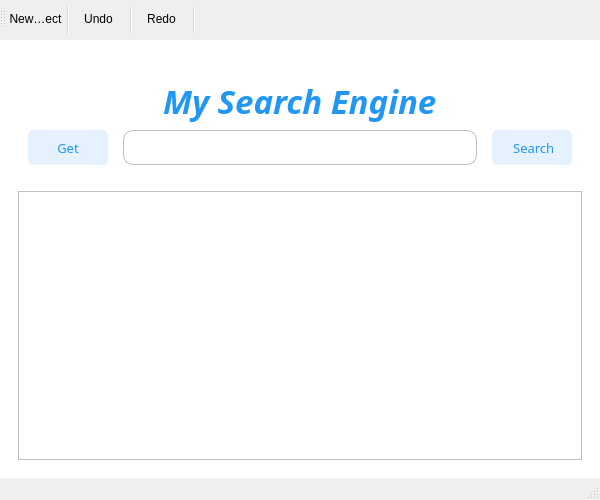
<?xml version="1.0" encoding="UTF-8"?>
<ui version="4.0">
 <class>Layout</class>
 <widget class="QMainWindow" name="Layout">
  <property name="geometry">
   <rect>
    <x>0</x>
    <y>0</y>
    <width>600</width>
    <height>500</height>
   </rect>
  </property>
  <property name="windowTitle">
   <string>Layout</string>
  </property>
  <property name="styleSheet">
   <string notr="true">QWidget #centralwidget,#page,#page_2{
	background-color: white;
}
QPushButton{
	background-color: #E5F1FC;
	border:0px solid white;
	color: #2196F3;
	border-radius: 5px;
}
QPushButton:hover{
	background-color: #D7EAFB;
	color: #158EF2;
}
QLineEdit{
   color: #69788F;
	padding:5px;
    background-color: white;
    border: 1px solid #BEBFC2;
	border-radius: 10px;
}
QToolBar{
	spacing:2px;/*调整工具栏按钮间距离*/
	border: 0px;
}
/*QToolBar上按钮属性设置*/
QToolBar QToolButton{
	margin-bottom:2px;/*调整按钮大小，防止QToolButton hover时遮住QToolBar自身边框*/
	border: none;/*去掉边框*/
	background:transparent;/*设置normal状态下背景色为透明色*/
        /*border-radius: 4px;边框圆角*/
    width: 50%;
    height: 35px;
}
QToolButton:hover{
    background: qlineargradient(x1:0, y1:0, x2:0, y2:1, stop:0 #eeeeee, stop:0.8 #ffffff);/*渐变背景色*/
}

/*QToolButton pressed伪状态时属性设置，注意hover伪状态设置一定要在pressed伪状态之前！！！！！！！！！！*/
QToolButton:pressed{
    background: qlineargradient(x1:0, y1:0, x2:0, y2:1, stop:0 #ffffff, stop:0.8 #dddddd);/*渐变背景色*/
}
QListWidget{
    color: #444;
    background-color: white;
    border: 1px solid #BEBFC2;
}
QTextEdit{
    color: #444;
    background-color: white;
    border: 1px solid #BEBFC2;
}
QListWidget::item{
	min-height: 35px; 
}
QLabel{
	color: #4F596A;
}</string>
  </property>
  <widget class="QWidget" name="centralwidget">
   <layout class="QGridLayout" name="gridLayout">
    <item row="0" column="1">
     <widget class="QStackedWidget" name="stackedWidget">
      <property name="sizePolicy">
       <sizepolicy hsizetype="Preferred" vsizetype="Preferred">
        <horstretch>0</horstretch>
        <verstretch>0</verstretch>
       </sizepolicy>
      </property>
      <property name="styleSheet">
       <string notr="true"/>
      </property>
      <property name="currentIndex">
       <number>0</number>
      </property>
      <widget class="QWidget" name="page">
       <layout class="QVBoxLayout" name="verticalLayout_3">
        <item>
         <layout class="QVBoxLayout" name="verticalLayout_4">
          <item>
           <layout class="QHBoxLayout" name="horizontalLayout_3"/>
          </item>
         </layout>
        </item>
        <item>
         <layout class="QVBoxLayout" name="verticalLayout_2">
          <item>
           <spacer name="verticalSpacer">
            <property name="orientation">
             <enum>Qt::Vertical</enum>
            </property>
            <property name="sizeType">
             <enum>QSizePolicy::Minimum</enum>
            </property>
            <property name="sizeHint" stdset="0">
             <size>
              <width>20</width>
              <height>20</height>
             </size>
            </property>
           </spacer>
          </item>
          <item>
           <layout class="QHBoxLayout" name="horizontalLayout_6">
            <item>
             <spacer name="horizontalSpacer_4">
              <property name="orientation">
               <enum>Qt::Horizontal</enum>
              </property>
              <property name="sizeHint" stdset="0">
               <size>
                <width>40</width>
                <height>20</height>
               </size>
              </property>
             </spacer>
            </item>
            <item>
             <widget class="QLabel" name="label">
              <property name="sizePolicy">
               <sizepolicy hsizetype="Preferred" vsizetype="Preferred">
                <horstretch>0</horstretch>
                <verstretch>0</verstretch>
               </sizepolicy>
              </property>
              <property name="maximumSize">
               <size>
                <width>16777215</width>
                <height>100</height>
               </size>
              </property>
              <property name="font">
               <font>
                <family>Microsoft YaHei</family>
                <pointsize>25</pointsize>
                <italic>true</italic>
                <bold>true</bold>
                <underline>false</underline>
                <strikeout>false</strikeout>
               </font>
              </property>
              <property name="styleSheet">
               <string notr="true">#label {
height: 500px;
color: #2196F3;
}
</string>
              </property>
              <property name="text">
               <string>My Search Engine</string>
              </property>
             </widget>
            </item>
            <item>
             <spacer name="horizontalSpacer_5">
              <property name="orientation">
               <enum>Qt::Horizontal</enum>
              </property>
              <property name="sizeHint" stdset="0">
               <size>
                <width>40</width>
                <height>20</height>
               </size>
              </property>
             </spacer>
            </item>
           </layout>
          </item>
         </layout>
        </item>
        <item>
         <layout class="QHBoxLayout" name="horizontalLayout_2">
          <property name="spacing">
           <number>15</number>
          </property>
          <property name="leftMargin">
           <number>10</number>
          </property>
          <property name="rightMargin">
           <number>10</number>
          </property>
          <item>
           <widget class="QPushButton" name="GetButton">
            <property name="minimumSize">
             <size>
              <width>80</width>
              <height>35</height>
             </size>
            </property>
            <property name="font">
             <font>
              <family>Microsoft YaHei</family>
              <pointsize>10</pointsize>
             </font>
            </property>
            <property name="styleSheet">
             <string notr="true"/>
            </property>
            <property name="text">
             <string>Get</string>
            </property>
           </widget>
          </item>
          <item>
           <widget class="QLineEdit" name="lineEdit">
            <property name="minimumSize">
             <size>
              <width>300</width>
              <height>35</height>
             </size>
            </property>
            <property name="maximumSize">
             <size>
              <width>16777215</width>
              <height>35</height>
             </size>
            </property>
            <property name="font">
             <font>
              <family>Microsoft YaHei</family>
              <pointsize>12</pointsize>
             </font>
            </property>
            <property name="styleSheet">
             <string notr="true"/>
            </property>
           </widget>
          </item>
          <item>
           <widget class="QPushButton" name="SearchButton">
            <property name="minimumSize">
             <size>
              <width>80</width>
              <height>35</height>
             </size>
            </property>
            <property name="font">
             <font>
              <family>Microsoft YaHei</family>
              <pointsize>10</pointsize>
             </font>
            </property>
            <property name="styleSheet">
             <string notr="true"/>
            </property>
            <property name="text">
             <string> Search</string>
            </property>
           </widget>
          </item>
         </layout>
        </item>
        <item>
         <spacer name="verticalSpacer_3">
          <property name="orientation">
           <enum>Qt::Vertical</enum>
          </property>
          <property name="sizeType">
           <enum>QSizePolicy::Minimum</enum>
          </property>
          <property name="sizeHint" stdset="0">
           <size>
            <width>20</width>
            <height>20</height>
           </size>
          </property>
         </spacer>
        </item>
        <item>
         <widget class="QListWidget" name="fileList">
          <property name="minimumSize">
           <size>
            <width>0</width>
            <height>180</height>
           </size>
          </property>
          <property name="font">
           <font>
            <family>Microsoft YaHei</family>
           </font>
          </property>
         </widget>
        </item>
        <item>
         <layout class="QHBoxLayout" name="horizontalLayout_5">
          <property name="spacing">
           <number>20</number>
          </property>
         </layout>
        </item>
       </layout>
      </widget>
      <widget class="QWidget" name="page_2">
       <layout class="QVBoxLayout" name="verticalLayout">
        <property name="spacing">
         <number>20</number>
        </property>
        <item>
         <layout class="QHBoxLayout" name="horizontalLayout">
          <item>
           <widget class="QLabel" name="label_3">
            <property name="font">
             <font>
              <family>Microsoft YaHei</family>
              <pointsize>12</pointsize>
              <bold>false</bold>
             </font>
            </property>
            <property name="text">
             <string>搜索结果</string>
            </property>
           </widget>
          </item>
          <item>
           <spacer name="horizontalSpacer_8">
            <property name="orientation">
             <enum>Qt::Horizontal</enum>
            </property>
            <property name="sizeHint" stdset="0">
             <size>
              <width>40</width>
              <height>20</height>
             </size>
            </property>
           </spacer>
          </item>
          <item>
           <widget class="QLabel" name="label_2">
            <property name="font">
             <font>
              <family>Microsoft YaHei</family>
              <pointsize>10</pointsize>
             </font>
            </property>
            <property name="text">
             <string>关键词出现次数</string>
            </property>
           </widget>
          </item>
          <item>
           <widget class="QLineEdit" name="lineEdit_2">
            <property name="sizePolicy">
             <sizepolicy hsizetype="Minimum" vsizetype="Fixed">
              <horstretch>0</horstretch>
              <verstretch>0</verstretch>
             </sizepolicy>
            </property>
            <property name="maximumSize">
             <size>
              <width>100</width>
              <height>16777215</height>
             </size>
            </property>
            <property name="font">
             <font>
              <family>Microsoft YaHei</family>
              <pointsize>10</pointsize>
             </font>
            </property>
            <property name="readOnly">
             <bool>true</bool>
            </property>
           </widget>
          </item>
         </layout>
        </item>
        <item>
         <widget class="QTextEdit" name="textEdit">
          <property name="font">
           <font>
            <family>Microsoft YaHei UI</family>
           </font>
          </property>
          <property name="readOnly">
           <bool>true</bool>
          </property>
          <property name="html">
           <string>&lt;!DOCTYPE HTML PUBLIC &quot;-//W3C//DTD HTML 4.0//EN&quot; &quot;http://www.w3.org/TR/REC-html40/strict.dtd&quot;&gt;
&lt;html&gt;&lt;head&gt;&lt;meta name=&quot;qrichtext&quot; content=&quot;1&quot; /&gt;&lt;meta charset=&quot;utf-8&quot; /&gt;&lt;style type=&quot;text/css&quot;&gt;
p, li { white-space: pre-wrap; }
hr { height: 1px; border-width: 0; }
li.unchecked::marker { content: &quot;\2610&quot;; }
li.checked::marker { content: &quot;\2612&quot;; }
&lt;/style&gt;&lt;/head&gt;&lt;body style=&quot; font-family:'Microsoft YaHei UI'; font-size:9.16364pt; font-weight:400; font-style:normal;&quot;&gt;
&lt;p style=&quot;-qt-paragraph-type:empty; margin-top:0px; margin-bottom:0px; margin-left:0px; margin-right:0px; -qt-block-indent:0; text-indent:0px; font-size:9pt;&quot;&gt;&lt;br /&gt;&lt;/p&gt;&lt;/body&gt;&lt;/html&gt;</string>
          </property>
         </widget>
        </item>
       </layout>
      </widget>
     </widget>
    </item>
   </layout>
  </widget>
  <widget class="QToolBar" name="toolBar_2">
   <property name="windowTitle">
    <string>toolBar_2</string>
   </property>
   <attribute name="toolBarArea">
    <enum>TopToolBarArea</enum>
   </attribute>
   <attribute name="toolBarBreak">
    <bool>false</bool>
   </attribute>
   <addaction name="actionNew"/>
   <addaction name="separator"/>
   <addaction name="actionUndo"/>
   <addaction name="separator"/>
   <addaction name="actionRedo"/>
   <addaction name="separator"/>
  </widget>
  <widget class="QStatusBar" name="statusBar"/>
  <action name="actionNew">
   <property name="icon">
    <iconset resource="Images.qrc">
     <normaloff>:/Images/Images/Newproject.png</normaloff>:/Images/Images/Newproject.png</iconset>
   </property>
   <property name="text">
    <string>New Project</string>
   </property>
  </action>
  <action name="actionEdit">
   <property name="icon">
    <iconset resource="Images.qrc">
     <normaloff>:/Images/Images/edit.png</normaloff>:/Images/Images/edit.png</iconset>
   </property>
   <property name="text">
    <string>Save</string>
   </property>
  </action>
  <action name="actionSaveAs">
   <property name="icon">
    <iconset resource="Images.qrc">
     <normaloff>:/Images/Images/Save3.png</normaloff>:/Images/Images/Save3.png</iconset>
   </property>
   <property name="text">
    <string>SaveAs</string>
   </property>
  </action>
  <action name="actionOpen">
   <property name="icon">
    <iconset resource="Images.qrc">
     <normaloff>:/Images/Images/open.png</normaloff>:/Images/Images/open.png</iconset>
   </property>
   <property name="text">
    <string>Open</string>
   </property>
  </action>
  <action name="actionPrint">
   <property name="icon">
    <iconset>
     <normaloff>:/Images/Images/print.png</normaloff>:/Images/Images/print.png</iconset>
   </property>
   <property name="text">
    <string>Print</string>
   </property>
  </action>
  <action name="actionExit">
   <property name="icon">
    <iconset>
     <normaloff>:/Images/Images/Exit.png</normaloff>:/Images/Images/Exit.png</iconset>
   </property>
   <property name="text">
    <string>Exit</string>
   </property>
  </action>
  <action name="actionUndo">
   <property name="icon">
    <iconset resource="Images.qrc">
     <normaloff>:/Images/Images/undoIcon.png</normaloff>:/Images/Images/undoIcon.png</iconset>
   </property>
   <property name="text">
    <string>Undo</string>
   </property>
  </action>
  <action name="actionRedo">
   <property name="icon">
    <iconset resource="Images.qrc">
     <normaloff>:/Images/Images/redoIcon.png</normaloff>:/Images/Images/redoIcon.png</iconset>
   </property>
   <property name="text">
    <string>Redo</string>
   </property>
  </action>
  <action name="actionAbout_Project">
   <property name="icon">
    <iconset resource="Images.qrc">
     <normaloff>:/Images/Images/aboutIcon.png</normaloff>:/Images/Images/aboutIcon.png</iconset>
   </property>
   <property name="text">
    <string>About Project</string>
   </property>
  </action>
  <action name="actionRun">
   <property name="icon">
    <iconset>
     <normaloff>:/Images/Images/run.png</normaloff>:/Images/Images/run.png</iconset>
   </property>
   <property name="text">
    <string>Simulate</string>
   </property>
  </action>
 </widget>
 <resources>
  <include location="Images.qrc"/>
 </resources>
 <connections/>
</ui>
